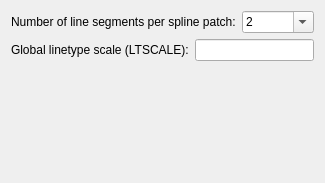
     <widget class="QWidget" name="tab5">
      <attribute name="title">
       <string>&amp;Splines &amp;&amp; Linetypes</string>
      </attribute>
      <layout class="QVBoxLayout">
       <item>
        <layout class="QHBoxLayout">
         <item>
          <widget class="QLabel" name="lSplineSegs">
           <property name="text">
            <string>Number of line segments per spline patch:</string>
           </property>
           <property name="wordWrap">
            <bool>false</bool>
           </property>
          </widget>
         </item>
         <item>
          <widget class="QComboBox" name="cbSplineSegs">
           <property name="editable">
            <bool>true</bool>
           </property>
           <item>
            <property name="text">
             <string notr="true">2</string>
            </property>
           </item>
           <item>
            <property name="text">
             <string notr="true">4</string>
            </property>
           </item>
           <item>
            <property name="text">
             <string notr="true">8</string>
            </property>
           </item>
           <item>
            <property name="text">
             <string notr="true">16</string>
            </property>
           </item>
           <item>
            <property name="text">
             <string notr="true">32</string>
            </property>
           </item>
           <item>
            <property name="text">
             <string notr="true">64</string>
            </property>
           </item>
          </widget>
         </item>
        </layout>
       </item>
       <item>
        <layout class="QHBoxLayout">
         <item>
          <widget class="QLabel" name="lLtScale">
           <property name="text">
            <string>Global linetype scale (LTSCALE):</string>
           </property>
           <property name="wordWrap">
            <bool>false</bool>
           </property>
          </widget>
         </item>
         <item>
          <widget class="QLineEdit" name="leLtScale">
           <property name="toolTip">
            <string>Dash patterns from the drawing's linetype table are drawn at their size in drawing units times this value (and times each entity's own linetype scale)</string>
           </property>
          </widget>
         </item>
        </layout>
       </item>
       <item>
        <spacer name="spacer19_2">
         <property name="orientation">
          <enum>Qt::Vertical</enum>
         </property>
         <property name="sizeType">
          <enum>QSizePolicy::Expanding</enum>
         </property>
         <property name="sizeHint" stdset="0">
          <size>
           <width>20</width>
           <height>111</height>
          </size>
         </property>
        </spacer>
       </item>
      </layout>
     </widget>
